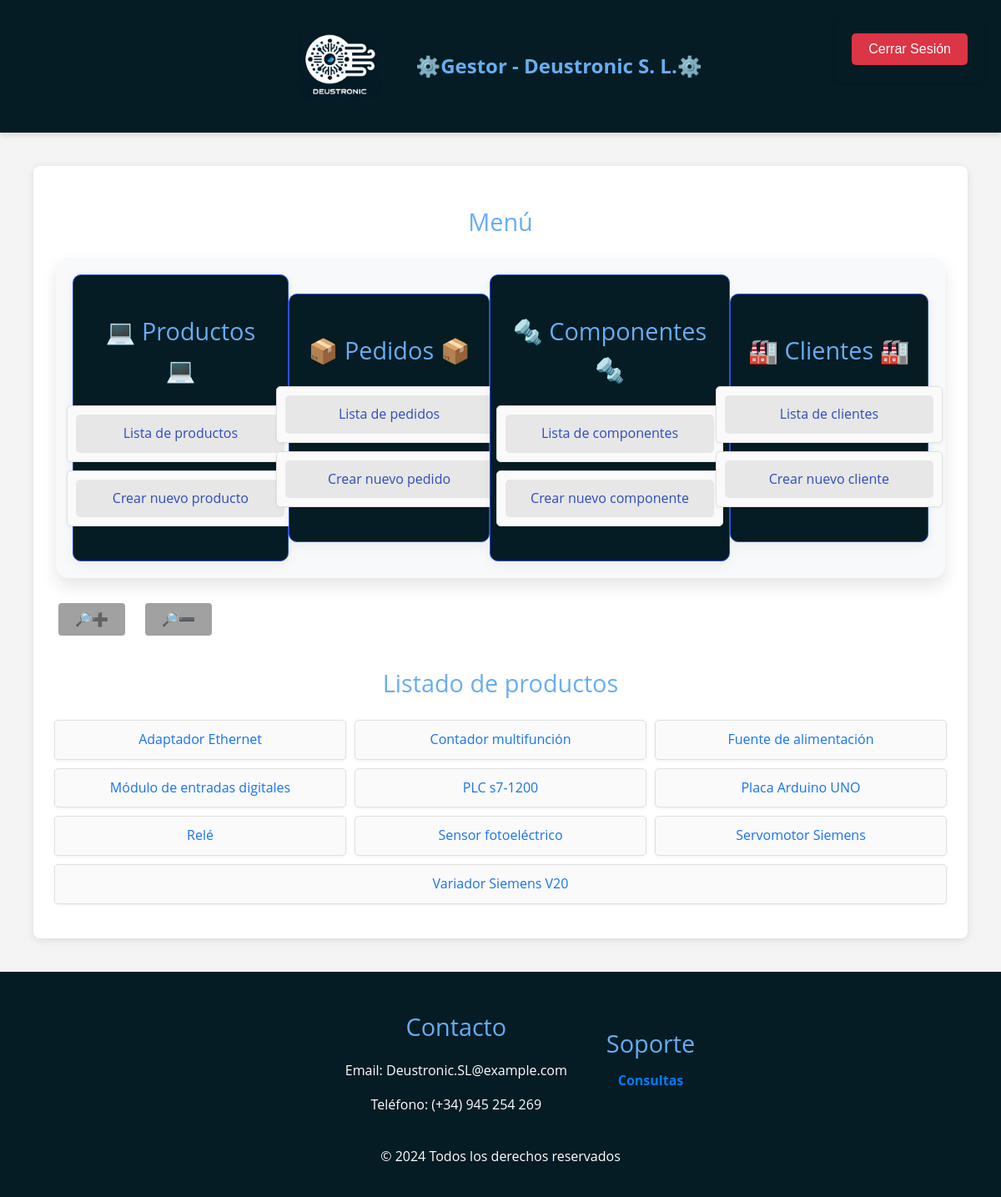
Page /appDjango/productos/ (signed in) on the committed database.
### appDjango/models.py (models this page shows, shortened)
class Producto(models.Model):
    referencia_producto = models.AutoField(primary_key=True)
    nombre_producto = models.CharField(max_length=255)
    precio_producto = models.DecimalField(max_digits=10, decimal_places=2)
    descripcion_producto = models.TextField()
    categoria_producto = models.CharField(max_length=100)
    class Meta:
        verbose_name_plural = "Productos"
        verbose_name = "Producto"
        ordering = ["nombre_producto"]

### appDjango/views.py (the view)
# urls.py: path('productos/', ProductoListView.as_view(), name='index_productos'),
class ProductoListView(LoginRequiredMixin, ListView):
    model = Producto
    template_name = "appDjango/producto_index.html"
    context_object_name = "productos"
    login_url = 'login'
    redirect_field_name = 'redirect_to'

### templates/appDjango/producto_index.html
{% extends 'base.html' %}
{% block contenido %}
    <h2>Listado de productos</h2>
    {% if productos %}
        <ul>
            {% for producto in productos %}
                <li><a href="{% url 'productos_show' producto.referencia_producto %}">
                    {{ producto.nombre_producto }}</a></li>
            {% endfor %}
        </ul>
    {% else %}
        <p>No hay productos creados.</p>
    {% endif %}
{% endblock %}

### static/css/estilos.css (style rules this page uses)
body { font-family: 'Open Sans', Arial, sans-serif; background-color: #f4f4f4; color: black; line-height: 1.6; margin: 0; padding: 0; }
h1, h2 { color: #68adf3; font-weight: normal; }
h2 { font-size: 1.8rem; margin-bottom: 0.5rem; text-align: center; }
ul { list-style: none; padding: 0; display: flex; flex-wrap: wrap; justify-content: center; }
ul li { background-color: #fafafa; border: 1px solid #e0e0e0; border-radius: 5px; padding: 10px; box-shadow: 0 1px 4px rgba(0, 0, 0, 0.06); margin: 5px; text-align: center; flex: 1 0 250px; }
ul li a { color: #1a73e8; text-decoration: none; }

### rows in the picture
Producto: nombre_producto "Adaptador Ethernet"
Producto: nombre_producto "Contador multifunción"
Producto: nombre_producto "Fuente de alimentación"
Producto: nombre_producto "Módulo de entradas digitales"
Producto: nombre_producto "PLC s7-1200"
Producto: nombre_producto "Placa Arduino UNO"
Producto: nombre_producto "Relé"
Producto: nombre_producto "Sensor fotoeléctrico"
Producto: nombre_producto "Servomotor Siemens"
Producto: nombre_producto "Variador Siemens V20"
